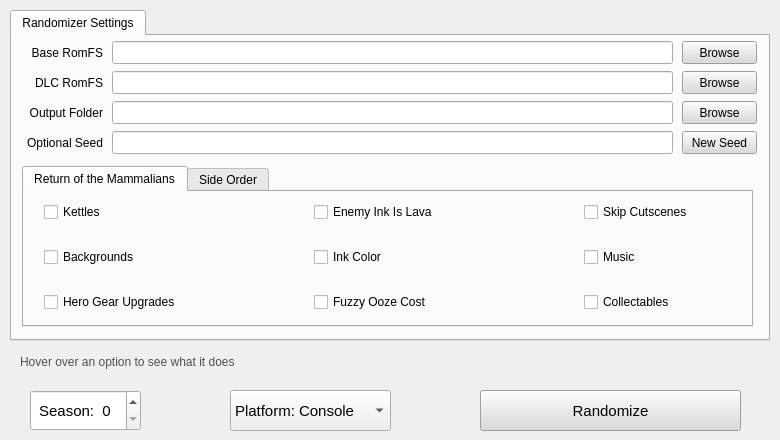
<?xml version="1.0" encoding="UTF-8"?>
<ui version="4.0">
 <class>MainWindow</class>
 <widget class="QMainWindow" name="MainWindow">
  <property name="geometry">
   <rect>
    <x>0</x>
    <y>0</y>
    <width>780</width>
    <height>440</height>
   </rect>
  </property>
  <property name="minimumSize">
   <size>
    <width>780</width>
    <height>430</height>
   </size>
  </property>
  <property name="windowTitle">
   <string>Splatoon 3 Randomizer</string>
  </property>
  <widget class="QWidget" name="centralwidget">
   <widget class="QTabWidget" name="tabWidget">
    <property name="geometry">
     <rect>
      <x>10</x>
      <y>10</y>
      <width>760</width>
      <height>331</height>
     </rect>
    </property>
    <property name="sizePolicy">
     <sizepolicy hsizetype="Expanding" vsizetype="Expanding">
      <horstretch>0</horstretch>
      <verstretch>0</verstretch>
     </sizepolicy>
    </property>
    <property name="font">
     <font>
      <pointsize>9</pointsize>
     </font>
    </property>
    <property name="autoFillBackground">
     <bool>false</bool>
    </property>
    <property name="tabPosition">
     <enum>QTabWidget::North</enum>
    </property>
    <property name="tabShape">
     <enum>QTabWidget::Rounded</enum>
    </property>
    <property name="currentIndex">
     <number>0</number>
    </property>
    <widget class="QWidget" name="tab">
     <property name="autoFillBackground">
      <bool>false</bool>
     </property>
     <attribute name="title">
      <string>Randomizer Settings</string>
     </attribute>
     <widget class="QPushButton" name="browseButton1">
      <property name="geometry">
       <rect>
        <x>670</x>
        <y>5</y>
        <width>75</width>
        <height>23</height>
       </rect>
      </property>
      <property name="sizePolicy">
       <sizepolicy hsizetype="Preferred" vsizetype="Fixed">
        <horstretch>0</horstretch>
        <verstretch>0</verstretch>
       </sizepolicy>
      </property>
      <property name="font">
       <font>
        <pointsize>9</pointsize>
        <bold>false</bold>
       </font>
      </property>
      <property name="autoFillBackground">
       <bool>false</bool>
      </property>
      <property name="styleSheet">
       <string notr="true">background-color: rgb(218, 218, 218);</string>
      </property>
      <property name="text">
       <string>Browse</string>
      </property>
      <property name="default">
       <bool>false</bool>
      </property>
      <property name="flat">
       <bool>false</bool>
      </property>
     </widget>
     <widget class="QLineEdit" name="lineEdit">
      <property name="geometry">
       <rect>
        <x>100</x>
        <y>5</y>
        <width>561</width>
        <height>23</height>
       </rect>
      </property>
      <property name="font">
       <font>
        <pointsize>9</pointsize>
        <bold>false</bold>
       </font>
      </property>
      <property name="text">
       <string/>
      </property>
     </widget>
     <widget class="QLabel" name="label">
      <property name="geometry">
       <rect>
        <x>10</x>
        <y>5</y>
        <width>81</width>
        <height>23</height>
       </rect>
      </property>
      <property name="sizePolicy">
       <sizepolicy hsizetype="Fixed" vsizetype="Fixed">
        <horstretch>0</horstretch>
        <verstretch>0</verstretch>
       </sizepolicy>
      </property>
      <property name="minimumSize">
       <size>
        <width>75</width>
        <height>23</height>
       </size>
      </property>
      <property name="font">
       <font>
        <pointsize>9</pointsize>
        <bold>false</bold>
       </font>
      </property>
      <property name="frameShape">
       <enum>QFrame::NoFrame</enum>
      </property>
      <property name="frameShadow">
       <enum>QFrame::Plain</enum>
      </property>
      <property name="text">
       <string>Base RomFS</string>
      </property>
      <property name="textFormat">
       <enum>Qt::PlainText</enum>
      </property>
      <property name="alignment">
       <set>Qt::AlignRight|Qt::AlignTrailing|Qt::AlignVCenter</set>
      </property>
      <property name="wordWrap">
       <bool>false</bool>
      </property>
     </widget>
     <widget class="QLabel" name="label_3">
      <property name="geometry">
       <rect>
        <x>10</x>
        <y>65</y>
        <width>81</width>
        <height>23</height>
       </rect>
      </property>
      <property name="sizePolicy">
       <sizepolicy hsizetype="Fixed" vsizetype="Fixed">
        <horstretch>0</horstretch>
        <verstretch>0</verstretch>
       </sizepolicy>
      </property>
      <property name="minimumSize">
       <size>
        <width>75</width>
        <height>23</height>
       </size>
      </property>
      <property name="font">
       <font>
        <pointsize>9</pointsize>
        <bold>false</bold>
       </font>
      </property>
      <property name="frameShape">
       <enum>QFrame::NoFrame</enum>
      </property>
      <property name="frameShadow">
       <enum>QFrame::Plain</enum>
      </property>
      <property name="text">
       <string>Output Folder</string>
      </property>
      <property name="textFormat">
       <enum>Qt::PlainText</enum>
      </property>
      <property name="alignment">
       <set>Qt::AlignRight|Qt::AlignTrailing|Qt::AlignVCenter</set>
      </property>
      <property name="wordWrap">
       <bool>false</bool>
      </property>
     </widget>
     <widget class="QLineEdit" name="lineEdit_3">
      <property name="geometry">
       <rect>
        <x>100</x>
        <y>65</y>
        <width>561</width>
        <height>23</height>
       </rect>
      </property>
      <property name="font">
       <font>
        <pointsize>9</pointsize>
        <bold>false</bold>
       </font>
      </property>
     </widget>
     <widget class="QPushButton" name="browseButton3">
      <property name="geometry">
       <rect>
        <x>670</x>
        <y>65</y>
        <width>75</width>
        <height>23</height>
       </rect>
      </property>
      <property name="sizePolicy">
       <sizepolicy hsizetype="Preferred" vsizetype="Fixed">
        <horstretch>0</horstretch>
        <verstretch>0</verstretch>
       </sizepolicy>
      </property>
      <property name="font">
       <font>
        <pointsize>9</pointsize>
        <bold>false</bold>
       </font>
      </property>
      <property name="autoFillBackground">
       <bool>false</bool>
      </property>
      <property name="styleSheet">
       <string notr="true">background-color: rgb(218, 218, 218);</string>
      </property>
      <property name="text">
       <string>Browse</string>
      </property>
      <property name="default">
       <bool>false</bool>
      </property>
      <property name="flat">
       <bool>false</bool>
      </property>
     </widget>
     <widget class="QLabel" name="label_4">
      <property name="geometry">
       <rect>
        <x>10</x>
        <y>95</y>
        <width>81</width>
        <height>23</height>
       </rect>
      </property>
      <property name="sizePolicy">
       <sizepolicy hsizetype="Fixed" vsizetype="Fixed">
        <horstretch>0</horstretch>
        <verstretch>0</verstretch>
       </sizepolicy>
      </property>
      <property name="minimumSize">
       <size>
        <width>75</width>
        <height>23</height>
       </size>
      </property>
      <property name="font">
       <font>
        <pointsize>9</pointsize>
        <bold>false</bold>
       </font>
      </property>
      <property name="frameShape">
       <enum>QFrame::NoFrame</enum>
      </property>
      <property name="frameShadow">
       <enum>QFrame::Plain</enum>
      </property>
      <property name="text">
       <string>Optional Seed</string>
      </property>
      <property name="textFormat">
       <enum>Qt::PlainText</enum>
      </property>
      <property name="alignment">
       <set>Qt::AlignRight|Qt::AlignTrailing|Qt::AlignVCenter</set>
      </property>
      <property name="wordWrap">
       <bool>false</bool>
      </property>
     </widget>
     <widget class="QLineEdit" name="lineEdit_4">
      <property name="geometry">
       <rect>
        <x>100</x>
        <y>95</y>
        <width>561</width>
        <height>23</height>
       </rect>
      </property>
      <property name="font">
       <font>
        <pointsize>9</pointsize>
        <bold>false</bold>
       </font>
      </property>
     </widget>
     <widget class="QPushButton" name="seedButton">
      <property name="geometry">
       <rect>
        <x>670</x>
        <y>95</y>
        <width>75</width>
        <height>23</height>
       </rect>
      </property>
      <property name="sizePolicy">
       <sizepolicy hsizetype="Preferred" vsizetype="Fixed">
        <horstretch>0</horstretch>
        <verstretch>0</verstretch>
       </sizepolicy>
      </property>
      <property name="font">
       <font>
        <pointsize>9</pointsize>
        <bold>false</bold>
       </font>
      </property>
      <property name="autoFillBackground">
       <bool>false</bool>
      </property>
      <property name="styleSheet">
       <string notr="true">background-color: rgb(218, 218, 218);</string>
      </property>
      <property name="text">
       <string>New Seed</string>
      </property>
      <property name="default">
       <bool>false</bool>
      </property>
      <property name="flat">
       <bool>false</bool>
      </property>
     </widget>
     <widget class="QTabWidget" name="tabWidget_2">
      <property name="geometry">
       <rect>
        <x>10</x>
        <y>130</y>
        <width>731</width>
        <height>161</height>
       </rect>
      </property>
      <property name="currentIndex">
       <number>0</number>
      </property>
      <widget class="QWidget" name="tab_2">
       <attribute name="title">
        <string>Return of the Mammalians</string>
       </attribute>
       <widget class="QCheckBox" name="kettleCheck">
        <property name="geometry">
         <rect>
          <x>20</x>
          <y>10</y>
          <width>151</width>
          <height>20</height>
         </rect>
        </property>
        <property name="whatsThis">
         <string>Randomizes which levels the kettles take you to. Note that this weirdly affects superjumping</string>
        </property>
        <property name="text">
         <string>Kettles</string>
        </property>
       </widget>
       <widget class="QCheckBox" name="backgroundCheck">
        <property name="geometry">
         <rect>
          <x>20</x>
          <y>55</y>
          <width>151</width>
          <height>20</height>
         </rect>
        </property>
        <property name="whatsThis">
         <string>Randomizes the background in each level</string>
        </property>
        <property name="text">
         <string>Backgrounds</string>
        </property>
       </widget>
       <widget class="QCheckBox" name="gearCheck">
        <property name="geometry">
         <rect>
          <x>20</x>
          <y>100</y>
          <width>151</width>
          <height>20</height>
         </rect>
        </property>
        <property name="whatsThis">
         <string>Randomizes the hero gear upgrades</string>
        </property>
        <property name="text">
         <string>Hero Gear Upgrades</string>
        </property>
       </widget>
       <widget class="QCheckBox" name="lavaCheck">
        <property name="geometry">
         <rect>
          <x>290</x>
          <y>10</y>
          <width>151</width>
          <height>20</height>
         </rect>
        </property>
        <property name="whatsThis">
         <string>This gives every Alterna level the additional challenge that you cannot touch enemy ink</string>
        </property>
        <property name="text">
         <string>Enemy Ink Is Lava</string>
        </property>
       </widget>
       <widget class="QCheckBox" name="inkCheck">
        <property name="geometry">
         <rect>
          <x>290</x>
          <y>55</y>
          <width>151</width>
          <height>20</height>
         </rect>
        </property>
        <property name="whatsThis">
         <string>Randomizes the ink color in every level, including the Crater, Alterna, and Rocket</string>
        </property>
        <property name="text">
         <string>Ink Color</string>
        </property>
       </widget>
       <widget class="QCheckBox" name="oozeCheck">
        <property name="enabled">
         <bool>true</bool>
        </property>
        <property name="geometry">
         <rect>
          <x>290</x>
          <y>100</y>
          <width>151</width>
          <height>20</height>
         </rect>
        </property>
        <property name="whatsThis">
         <string>Randomizes the cost of fuzzy ooze in Alterna. Crater ooze is left vanilla</string>
        </property>
        <property name="text">
         <string>Fuzzy Ooze Cost</string>
        </property>
        <property name="checkable">
         <bool>true</bool>
        </property>
       </widget>
       <widget class="QCheckBox" name="cutsceneCheck">
        <property name="geometry">
         <rect>
          <x>560</x>
          <y>10</y>
          <width>151</width>
          <height>20</height>
         </rect>
        </property>
        <property name="whatsThis">
         <string>Adds a skip option to long cutscenes and dialogue</string>
        </property>
        <property name="text">
         <string>Skip Cutscenes</string>
        </property>
       </widget>
       <widget class="QCheckBox" name="musicCheck">
        <property name="geometry">
         <rect>
          <x>560</x>
          <y>55</y>
          <width>151</width>
          <height>20</height>
         </rect>
        </property>
        <property name="whatsThis">
         <string>Randomizes the music in every level</string>
        </property>
        <property name="text">
         <string>Music</string>
        </property>
       </widget>
       <widget class="QCheckBox" name="collectCheck">
        <property name="enabled">
         <bool>true</bool>
        </property>
        <property name="geometry">
         <rect>
          <x>560</x>
          <y>100</y>
          <width>151</width>
          <height>20</height>
         </rect>
        </property>
        <property name="whatsThis">
         <string>Randomizes the contents of the collectables</string>
        </property>
        <property name="text">
         <string>Collectables</string>
        </property>
        <property name="checkable">
         <bool>true</bool>
        </property>
       </widget>
      </widget>
      <widget class="QWidget" name="tab_3">
       <attribute name="title">
        <string>Side Order</string>
       </attribute>
       <widget class="QLabel" name="label_5">
        <property name="geometry">
         <rect>
          <x>10</x>
          <y>20</y>
          <width>701</width>
          <height>101</height>
         </rect>
        </property>
        <property name="font">
         <font>
          <pointsize>36</pointsize>
         </font>
        </property>
        <property name="text">
         <string>Soon</string>
        </property>
        <property name="alignment">
         <set>Qt::AlignCenter</set>
        </property>
       </widget>
      </widget>
     </widget>
     <widget class="QLabel" name="label_2">
      <property name="geometry">
       <rect>
        <x>10</x>
        <y>35</y>
        <width>81</width>
        <height>23</height>
       </rect>
      </property>
      <property name="sizePolicy">
       <sizepolicy hsizetype="Fixed" vsizetype="Fixed">
        <horstretch>0</horstretch>
        <verstretch>0</verstretch>
       </sizepolicy>
      </property>
      <property name="minimumSize">
       <size>
        <width>75</width>
        <height>23</height>
       </size>
      </property>
      <property name="font">
       <font>
        <pointsize>9</pointsize>
        <bold>false</bold>
       </font>
      </property>
      <property name="frameShape">
       <enum>QFrame::NoFrame</enum>
      </property>
      <property name="frameShadow">
       <enum>QFrame::Plain</enum>
      </property>
      <property name="text">
       <string>DLC RomFS</string>
      </property>
      <property name="textFormat">
       <enum>Qt::PlainText</enum>
      </property>
      <property name="alignment">
       <set>Qt::AlignRight|Qt::AlignTrailing|Qt::AlignVCenter</set>
      </property>
      <property name="wordWrap">
       <bool>false</bool>
      </property>
     </widget>
     <widget class="QLineEdit" name="lineEdit_2">
      <property name="geometry">
       <rect>
        <x>100</x>
        <y>35</y>
        <width>561</width>
        <height>23</height>
       </rect>
      </property>
      <property name="font">
       <font>
        <pointsize>9</pointsize>
        <bold>false</bold>
       </font>
      </property>
      <property name="text">
       <string/>
      </property>
     </widget>
     <widget class="QPushButton" name="browseButton2">
      <property name="geometry">
       <rect>
        <x>670</x>
        <y>35</y>
        <width>75</width>
        <height>23</height>
       </rect>
      </property>
      <property name="sizePolicy">
       <sizepolicy hsizetype="Preferred" vsizetype="Fixed">
        <horstretch>0</horstretch>
        <verstretch>0</verstretch>
       </sizepolicy>
      </property>
      <property name="font">
       <font>
        <pointsize>9</pointsize>
        <bold>false</bold>
       </font>
      </property>
      <property name="autoFillBackground">
       <bool>false</bool>
      </property>
      <property name="styleSheet">
       <string notr="true">background-color: rgb(218, 218, 218);</string>
      </property>
      <property name="text">
       <string>Browse</string>
      </property>
      <property name="default">
       <bool>false</bool>
      </property>
      <property name="flat">
       <bool>false</bool>
      </property>
     </widget>
    </widget>
   </widget>
   <widget class="QPushButton" name="randomizeButton">
    <property name="geometry">
     <rect>
      <x>480</x>
      <y>390</y>
      <width>261</width>
      <height>41</height>
     </rect>
    </property>
    <property name="font">
     <font>
      <pointsize>11</pointsize>
      <bold>false</bold>
     </font>
    </property>
    <property name="autoFillBackground">
     <bool>false</bool>
    </property>
    <property name="styleSheet">
     <string notr="true">background-color: rgb(218, 218, 218);</string>
    </property>
    <property name="text">
     <string>Randomize</string>
    </property>
    <property name="default">
     <bool>false</bool>
    </property>
    <property name="flat">
     <bool>false</bool>
    </property>
   </widget>
   <widget class="QLabel" name="explainLabel">
    <property name="geometry">
     <rect>
      <x>20</x>
      <y>350</y>
      <width>731</width>
      <height>23</height>
     </rect>
    </property>
    <property name="styleSheet">
     <string notr="true">color: rgb(80, 80, 80);</string>
    </property>
    <property name="text">
     <string>Hover over an option to see what it does</string>
    </property>
   </widget>
   <widget class="QSpinBox" name="seasonSpinBox">
    <property name="geometry">
     <rect>
      <x>30</x>
      <y>390</y>
      <width>111</width>
      <height>41</height>
     </rect>
    </property>
    <property name="font">
     <font>
      <pointsize>11</pointsize>
     </font>
    </property>
    <property name="prefix">
     <string> Season:  </string>
    </property>
    <property name="minimum">
     <number>0</number>
    </property>
    <property name="maximum">
     <number>8</number>
    </property>
    <property name="value">
     <number>0</number>
    </property>
   </widget>
   <widget class="QComboBox" name="platformComboBox">
    <property name="geometry">
     <rect>
      <x>230</x>
      <y>390</y>
      <width>161</width>
      <height>41</height>
     </rect>
    </property>
    <property name="font">
     <font>
      <pointsize>11</pointsize>
     </font>
    </property>
    <item>
     <property name="text">
      <string>Platform: Console</string>
     </property>
    </item>
    <item>
     <property name="text">
      <string>Platform: Emulator</string>
     </property>
    </item>
   </widget>
  </widget>
  <action name="actionEnglish">
   <property name="text">
    <string>English</string>
   </property>
  </action>
  <action name="actionfran_ais">
   <property name="text">
    <string>Français</string>
   </property>
  </action>
  <action name="action">
   <property name="text">
    <string>中文</string>
   </property>
  </action>
  <action name="actionLight">
   <property name="text">
    <string>Light</string>
   </property>
  </action>
  <action name="actionDark">
   <property name="text">
    <string>Dark</string>
   </property>
  </action>
  <action name="actionChangelog">
   <property name="text">
    <string>What's New</string>
   </property>
  </action>
  <action name="actionPlanned_Features">
   <property name="text">
    <string>Future</string>
   </property>
  </action>
  <action name="actionHelp">
   <property name="text">
    <string>Help</string>
   </property>
  </action>
  <action name="actionKnown_Issues">
   <property name="text">
    <string>Known Issues</string>
   </property>
  </action>
 </widget>
 <resources/>
 <connections/>
</ui>
